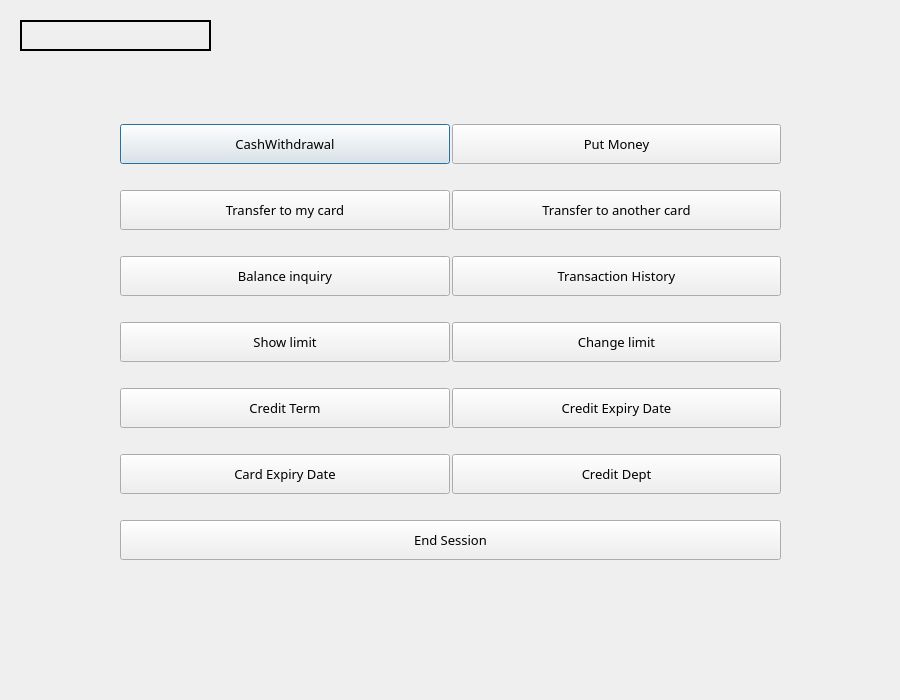
<?xml version="1.0" encoding="UTF-8"?>
<ui version="4.0">
 <class>MenuWindowCredit</class>
 <widget class="QDialog" name="MenuWindowCredit">
  <property name="geometry">
   <rect>
    <x>0</x>
    <y>0</y>
    <width>900</width>
    <height>700</height>
   </rect>
  </property>
  <property name="minimumSize">
   <size>
    <width>900</width>
    <height>700</height>
   </size>
  </property>
  <property name="maximumSize">
   <size>
    <width>900</width>
    <height>700</height>
   </size>
  </property>
  <property name="baseSize">
   <size>
    <width>900</width>
    <height>700</height>
   </size>
  </property>
  <property name="windowTitle">
   <string>Dialog</string>
  </property>
  <widget class="QWidget" name="gridLayoutWidget">
   <property name="geometry">
    <rect>
     <x>120</x>
     <y>100</y>
     <width>661</width>
     <height>491</height>
    </rect>
   </property>
   <layout class="QGridLayout" name="gridLayout">
    <property name="spacing">
     <number>2</number>
    </property>
    <item row="0" column="0">
     <widget class="QPushButton" name="cash_withdraw">
      <property name="minimumSize">
       <size>
        <width>0</width>
        <height>40</height>
       </size>
      </property>
      <property name="font">
       <font>
        <family>Arial Rounded MT Bold</family>
        <pointsize>10</pointsize>
       </font>
      </property>
      <property name="text">
       <string>CashWithdrawal</string>
      </property>
     </widget>
    </item>
    <item row="0" column="1">
     <widget class="QPushButton" name="put_money">
      <property name="minimumSize">
       <size>
        <width>0</width>
        <height>40</height>
       </size>
      </property>
      <property name="font">
       <font>
        <family>Arial Rounded MT Bold</family>
        <pointsize>10</pointsize>
       </font>
      </property>
      <property name="text">
       <string>Put Money</string>
      </property>
     </widget>
    </item>
    <item row="3" column="1">
     <widget class="QPushButton" name="deposit">
      <property name="minimumSize">
       <size>
        <width>0</width>
        <height>40</height>
       </size>
      </property>
      <property name="font">
       <font>
        <family>Arial Rounded MT Bold</family>
        <pointsize>10</pointsize>
       </font>
      </property>
      <property name="text">
       <string>Change limit</string>
      </property>
      <property name="flat">
       <bool>false</bool>
      </property>
     </widget>
    </item>
    <item row="1" column="0">
     <widget class="QPushButton" name="transfer_to_mycard">
      <property name="minimumSize">
       <size>
        <width>0</width>
        <height>40</height>
       </size>
      </property>
      <property name="font">
       <font>
        <family>Arial Rounded MT Bold</family>
        <pointsize>10</pointsize>
       </font>
      </property>
      <property name="text">
       <string>Transfer to my card</string>
      </property>
     </widget>
    </item>
    <item row="3" column="0">
     <widget class="QPushButton" name="showLimit">
      <property name="minimumSize">
       <size>
        <width>0</width>
        <height>40</height>
       </size>
      </property>
      <property name="font">
       <font>
        <family>Arial Rounded MT Bold</family>
        <pointsize>10</pointsize>
       </font>
      </property>
      <property name="text">
       <string>Show limit</string>
      </property>
     </widget>
    </item>
    <item row="7" column="0" colspan="2">
     <widget class="QPushButton" name="end_session">
      <property name="minimumSize">
       <size>
        <width>0</width>
        <height>40</height>
       </size>
      </property>
      <property name="font">
       <font>
        <family>Arial Rounded MT Bold</family>
        <pointsize>10</pointsize>
       </font>
      </property>
      <property name="text">
       <string>End Session</string>
      </property>
     </widget>
    </item>
    <item row="4" column="1">
     <widget class="QPushButton" name="creditexp">
      <property name="minimumSize">
       <size>
        <width>0</width>
        <height>40</height>
       </size>
      </property>
      <property name="font">
       <font>
        <family>Arial Rounded MT Bold</family>
        <pointsize>10</pointsize>
       </font>
      </property>
      <property name="text">
       <string>Credit Expiry Date</string>
      </property>
     </widget>
    </item>
    <item row="5" column="1">
     <widget class="QPushButton" name="creditdept">
      <property name="minimumSize">
       <size>
        <width>0</width>
        <height>40</height>
       </size>
      </property>
      <property name="font">
       <font>
        <family>Arial Rounded MT Bold</family>
        <pointsize>10</pointsize>
       </font>
      </property>
      <property name="text">
       <string>Credit Dept</string>
      </property>
     </widget>
    </item>
    <item row="1" column="1">
     <widget class="QPushButton" name="transfer_to_anothercard">
      <property name="minimumSize">
       <size>
        <width>0</width>
        <height>40</height>
       </size>
      </property>
      <property name="font">
       <font>
        <family>Arial Rounded MT Bold</family>
        <pointsize>10</pointsize>
       </font>
      </property>
      <property name="text">
       <string>Transfer to another card</string>
      </property>
     </widget>
    </item>
    <item row="2" column="0">
     <widget class="QPushButton" name="balance_inquiry">
      <property name="minimumSize">
       <size>
        <width>0</width>
        <height>40</height>
       </size>
      </property>
      <property name="font">
       <font>
        <family>Arial Rounded MT Bold</family>
        <pointsize>10</pointsize>
       </font>
      </property>
      <property name="text">
       <string>Balance inquiry</string>
      </property>
     </widget>
    </item>
    <item row="2" column="1">
     <widget class="QPushButton" name="transaction_history">
      <property name="minimumSize">
       <size>
        <width>0</width>
        <height>40</height>
       </size>
      </property>
      <property name="font">
       <font>
        <family>Arial Rounded MT Bold</family>
        <pointsize>10</pointsize>
       </font>
      </property>
      <property name="text">
       <string>Transaction History</string>
      </property>
     </widget>
    </item>
    <item row="4" column="0">
     <layout class="QGridLayout" name="gridLayout_2">
      <item row="0" column="0">
       <widget class="QPushButton" name="creditterm">
        <property name="minimumSize">
         <size>
          <width>0</width>
          <height>40</height>
         </size>
        </property>
        <property name="font">
         <font>
          <family>Arial Rounded MT Bold</family>
          <pointsize>10</pointsize>
         </font>
        </property>
        <property name="text">
         <string>Credit Term</string>
        </property>
       </widget>
      </item>
     </layout>
    </item>
    <item row="5" column="0">
     <widget class="QPushButton" name="cardexp">
      <property name="minimumSize">
       <size>
        <width>0</width>
        <height>40</height>
       </size>
      </property>
      <property name="font">
       <font>
        <family>Arial Rounded MT Bold</family>
        <pointsize>10</pointsize>
       </font>
      </property>
      <property name="text">
       <string>Card Expiry Date</string>
      </property>
     </widget>
    </item>
   </layout>
  </widget>
  <widget class="QLabel" name="user">
   <property name="geometry">
    <rect>
     <x>20</x>
     <y>20</y>
     <width>191</width>
     <height>31</height>
    </rect>
   </property>
   <property name="font">
    <font>
     <family>Arial Rounded MT Bold</family>
     <pointsize>10</pointsize>
    </font>
   </property>
   <property name="frameShape">
    <enum>QFrame::WinPanel</enum>
   </property>
   <property name="text">
    <string/>
   </property>
   <property name="alignment">
    <set>Qt::AlignCenter</set>
   </property>
  </widget>
 </widget>
 <resources/>
 <connections/>
</ui>
